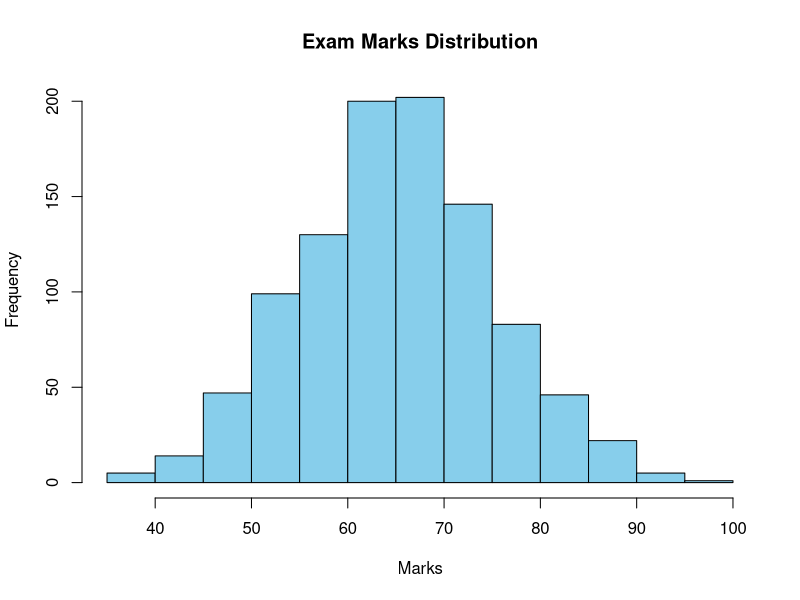

The R source for this figure:
# Real-life example: Exam marks

set.seed(123)

marks <- rnorm(1000, mean = 65, sd = 10)

# Summary
summary(marks)

# Plot
hist(marks,
     col = "skyblue",
     main = "Exam Marks Distribution",
     xlab = "Marks")

# Probability (simulation)
mean(marks > 80)

# Theoretical probability
pnorm(80, mean = 65, sd = 10, lower.tail = FALSE)
